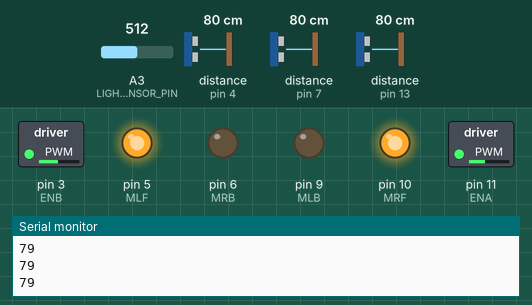
The sketch below on a simulated Arduino Uno, built with avr-gcc and run on an emulated ATmega328P. Parts: switched loads named in the sketch (green lamp = pin HIGH), output pins drawn as LEDs (lit = HIGH), the last lines printed to the serial monitor. Wiring (inferred from the names in the program): 3 × ultrasonic range finder: trigger pin 2, echo pin 7 / trigger pin 8, echo pin 4 / trigger pin 12, echo pin 13. Dashed ring = blinking. The test bench sets the inputs (shaded band); at power-on: distance to the obstacle (sensors on pin 4, pin 13, pin 7) 80 cm, A3 (LIGHT_SENSOR_PIN) = 512. The echo pulse lasts 58.3 µs per cm; pins used as bus, display or sensor lines are not drawn.

Above: at 1.2 s.
1.3 s: distance to the obstacle (sensor on pin 4) set to 31 cm
2.8 s: distance to the obstacle (sensor on pin 4) set to 26 cm
At 3.7 s:
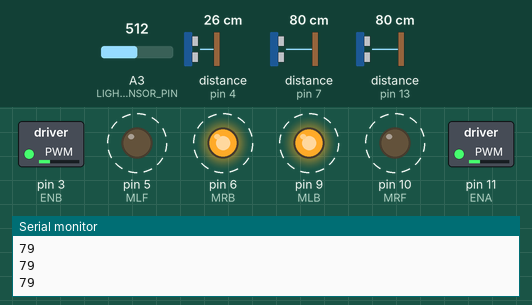
At 4.3 s:
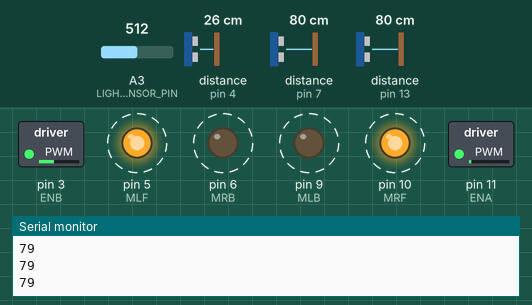
5.8 s: distance to the obstacle (sensor on pin 13) set to 2 cm
At 8.4 s:
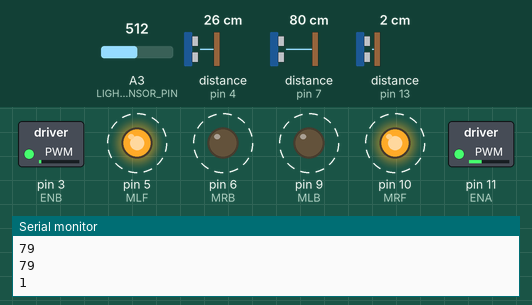
8.8 s: distance to the obstacle (sensor on pin 13) set to 60 cm
11.8 s: distance to the obstacle (sensor on pin 13) set to 4 cm
Timing chart, 0 to 15.8 s (numbered marks = the images above; inputs shaded):
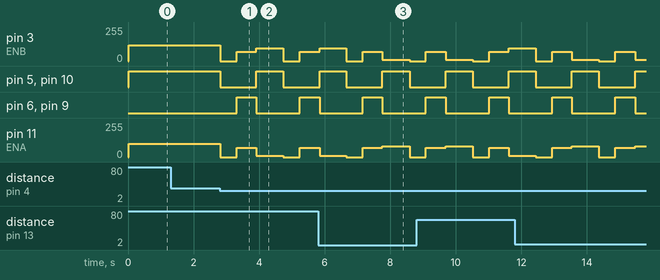

Measured:
- the behaviour switches between 29 and 28 cm on distance to the obstacle (sensor on pin 4) (found by bisection; images 0 and 1)
- after the input at 2.8 s, pin 3 (ENB): 120/255 → 0/255 at once, → 70/255 0.50 s later, → 95/255 0.60 s later, → 0/255 0.82 s later, … (5 changes in this stretch); pin 5 (MLF): HIGH → LOW at once, → HIGH 1.1 s later, → LOW 0.82 s later

The sketch:

2705calisan_kod.ino
```cpp
#define MLF 5  // SOL ILERI
#define MRF 10 //SAG ILERI
#define MRB 6 //SAG GERI
#define MLB 9 //SOL GERI
#define ENA 11 // SAG HIZ
#define ENB 3 // SOL HIZ

#define MS1_TRIG 2
#define MS1_ECHO 7
#define MS2_TRIG 8
#define MS2_ECHO 4
#define MS3_TRIG 12
#define MS3_ECHO 13

#define LIGHT_SENSOR_PIN A3 // Işık sensörü analog pini

const int LIGHT_THRESHOLD = 300; // Karanlık algılama eşiği
const int distanceThreshold = 27;

bool isDark = false; // Karanlık algılama durumu

void setup() {
  // Motor pinlerini çıkış olarak tanımlıyoruz
  pinMode(MRB, OUTPUT);
  pinMode(MRF, OUTPUT);
  pinMode(MLB, OUTPUT);
  pinMode(MLF, OUTPUT);

  pinMode(ENA, OUTPUT);
  pinMode(ENB, OUTPUT);

  pinMode(MS1_TRIG, OUTPUT);
  pinMode(MS2_TRIG, OUTPUT);
  pinMode(MS3_TRIG, OUTPUT);


  pinMode(MS1_ECHO, INPUT);
  pinMode(MS2_ECHO, INPUT);
  pinMode(MS3_ECHO, INPUT);


  Serial.begin(9600);
}

void loop() {


    kontrolMesafe();

    kontrolLDR();

}

void kontrolLDR() {
    int lightLevel = analogRead(LIGHT_SENSOR_PIN);

    if (lightLevel < LIGHT_THRESHOLD) {
        if (!isDark) {
            dur();
            delay(4000); // 5 saniye bekle
            ileri();
            delay(3000);
            isDark = true; // Karanlık algılandığını işaretle
        }
    } else {
        isDark = false; // Karanlık algılaması sıfırla
    }

}

void kontrolMesafe() {

    if (isDark) {
        return; // Karanlık algılandığında mesafe kontrolünü atla
    }

    int distance1 = measureDistance_MS1(MS1_TRIG, MS1_ECHO);
    int distance2 = measureDistance_MS2(MS2_TRIG, MS2_ECHO);
    int distance3 = measureDistance_MS3(MS3_TRIG, MS3_ECHO);

        Serial.println(distance3);


    if (distance1 > 0 && distance1 < 100 && distance3 > 0 && distance3 < 100) {


        if (distance2 <= distanceThreshold) {
            dur();
            delay(500);
            geri();
            delay(600);

            if (distance3 > 45 || distance3 > distance1) {
                sag();
                delay(810);
            } else if (distance1 > 45 || distance1 > distance3) {
                sol();
                delay(820);
            }
        } else {
            ileri();

            if (distance1 < 10) {
                sag();
                delay(30);
            } else if (distance3 < 10) {
                sol();
                delay(30);
            }
             if (distance1 >= 50 && distance3 >= 50 && distance2 <= distanceThreshold) {
            dur();
            while (true); }// Sonsuz döngü ile programı durdur

        }
    }

}

int measureDistance_MS1(int trig1, int echo1) {
  digitalWrite(trig1, LOW);
  delayMicroseconds(2);
  digitalWrite(trig1, HIGH);
  delayMicroseconds(10);
  digitalWrite(trig1, LOW);

  long duration = pulseIn(echo1, HIGH);
  int distance1 = duration / 29.1 / 2;

  return distance1;
}

int measureDistance_MS2(int trig2, int echo2) {
  digitalWrite(trig2, LOW);
  delayMicroseconds(2);
  digitalWrite(trig2, HIGH);
  delayMicroseconds(10);
  digitalWrite(trig2, LOW);

  long duration = pulseIn(echo2, HIGH);
  int distance2 = duration / 29.1 / 2;

  return distance2;
}

int measureDistance_MS3(int trig3, int echo3) {
  digitalWrite(trig3, LOW);
  delayMicroseconds(2);
  digitalWrite(trig3, HIGH);
  delayMicroseconds(10);
  digitalWrite(trig3, LOW);

  long duration = pulseIn(echo3, HIGH);
  int distance3 = duration / 29.1 / 2;

  return distance3;
}
void ileri(){  // Robotun ileri yönde hareketi için fonksiyon tanımlıyoruz
  digitalWrite(MRF, 1);
  digitalWrite(MRB, 0);
  analogWrite(ENA, 100);
  digitalWrite(MLF, 1);
  digitalWrite(MLB, 0);
  analogWrite(ENB, 120);
}

void geri(){  // Robotun ileri yönde hareketi için fonksiyon tanımlıyoruz
  digitalWrite(MRF, 0);
  digitalWrite(MRB, 1);
  analogWrite(ENA, 70);    // Sağ motorun hızı 150
  digitalWrite(MLF, 0);
  digitalWrite(MLB, 1);
  analogWrite(ENB, 70);    // Sol motorun hızı 180
}

void sag(){  // Robotun sag yönde hareketi için fonksiyon tanımlıyoruz
  digitalWrite(MRF, 1);
  digitalWrite(MRB, 0);
  analogWrite(ENA, 10);    // Sağ motorun hızı 0
  digitalWrite(MLF, 1);
  digitalWrite(MLB, 0);
  analogWrite(ENB, 95);    // Sol motorun hızı 180
}

void sol(){  // Robotun ileri yönde hareketi için fonksiyon tanımlıyoruz
  digitalWrite(MRF, 1);
  digitalWrite(MRB, 0);
  analogWrite(ENA, 80);    // Sağ motorun hızı 150
  digitalWrite(MLF, 1);
  digitalWrite(MLB, 0);
  analogWrite(ENB,10);    // Sol motorun hızı 0
}

void dur() { // Robotun durması için fonksiyon tanımlıyoruz
  digitalWrite(MRF, LOW);   // Sağ motoru durdur
  digitalWrite(MRB, LOW);   // Sağ motoru durdur
  analogWrite(ENA, 0);      // Sağ motor hızı 0
  digitalWrite(MLF, LOW);   // Sol motoru durdur
  digitalWrite(MLB, LOW);   // Sol motoru durdur
  analogWrite(ENB, 0);      // Sol motor hızı 0
}
```
